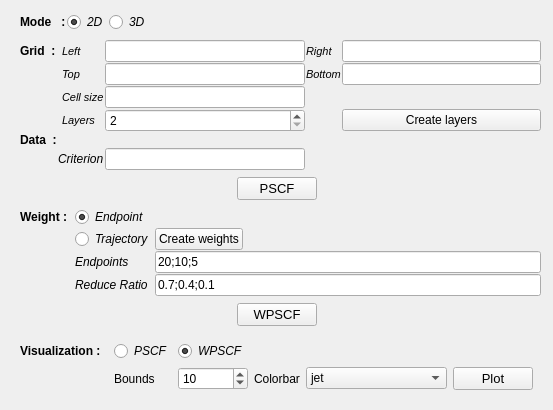
      <widget class="QWidget" name="page_pscf">
       <layout class="QGridLayout" name="gridLayout_18">
        <item row="5" column="0" colspan="3">
         <widget class="QFrame" name="frame_10">
          <property name="frameShape">
           <enum>QFrame::NoFrame</enum>
          </property>
          <property name="frameShadow">
           <enum>QFrame::Raised</enum>
          </property>
          <layout class="QGridLayout" name="gridLayout_63">
           <item row="0" column="0">
            <widget class="QLabel" name="lab_weight__pscf_2">
             <property name="font">
              <font>
               <pointsize>9</pointsize>
               <weight>75</weight>
               <italic>false</italic>
               <bold>true</bold>
               <underline>false</underline>
               <strikeout>false</strikeout>
               <stylestrategy>PreferDefault</stylestrategy>
               <kerning>true</kerning>
              </font>
             </property>
             <property name="text">
              <string>Visualization :  </string>
             </property>
            </widget>
           </item>
           <item row="2" column="1">
            <widget class="QLabel" name="label_33">
             <property name="font">
              <font>
               <pointsize>9</pointsize>
              </font>
             </property>
             <property name="text">
              <string>Bounds</string>
             </property>
            </widget>
           </item>
           <item row="2" column="2">
            <widget class="QSpinBox" name="sBox_bounds_pscf">
             <property name="font">
              <font>
               <pointsize>9</pointsize>
              </font>
             </property>
             <property name="minimum">
              <number>1</number>
             </property>
             <property name="value">
              <number>10</number>
             </property>
            </widget>
           </item>
           <item row="2" column="3">
            <widget class="QLabel" name="label_34">
             <property name="font">
              <font>
               <pointsize>9</pointsize>
              </font>
             </property>
             <property name="text">
              <string>Colorbar</string>
             </property>
            </widget>
           </item>
           <item row="2" column="4">
            <widget class="QComboBox" name="cBox_colorbar_pscf">
             <property name="font">
              <font>
               <pointsize>9</pointsize>
              </font>
             </property>
             <item>
              <property name="text">
               <string>jet</string>
              </property>
             </item>
             <item>
              <property name="text">
               <string>brewer_Spectral_11</string>
              </property>
             </item>
            </widget>
           </item>
           <item row="2" column="5">
            <widget class="QPushButton" name="btn_plot_pscf">
             <property name="font">
              <font>
               <pointsize>10</pointsize>
               <weight>50</weight>
               <italic>false</italic>
               <bold>false</bold>
               <underline>false</underline>
               <strikeout>false</strikeout>
               <stylestrategy>PreferDefault</stylestrategy>
               <kerning>true</kerning>
              </font>
             </property>
             <property name="cursor">
              <cursorShape>PointingHandCursor</cursorShape>
             </property>
             <property name="text">
              <string>Plot</string>
             </property>
            </widget>
           </item>
           <item row="0" column="1">
            <widget class="QRadioButton" name="btn_rd_pscf">
             <property name="font">
              <font>
               <pointsize>9</pointsize>
               <weight>50</weight>
               <italic>true</italic>
               <bold>false</bold>
               <underline>false</underline>
               <strikeout>false</strikeout>
               <stylestrategy>PreferDefault</stylestrategy>
               <kerning>true</kerning>
              </font>
             </property>
             <property name="text">
              <string>PSCF</string>
             </property>
             <property name="checked">
              <bool>false</bool>
             </property>
            </widget>
           </item>
           <item row="0" column="2">
            <widget class="QRadioButton" name="btn_rd_wpscf">
             <property name="font">
              <font>
               <pointsize>9</pointsize>
               <weight>50</weight>
               <italic>true</italic>
               <bold>false</bold>
               <underline>false</underline>
               <strikeout>false</strikeout>
               <stylestrategy>PreferDefault</stylestrategy>
               <kerning>true</kerning>
              </font>
             </property>
             <property name="text">
              <string>WPSCF</string>
             </property>
             <property name="checked">
              <bool>true</bool>
             </property>
            </widget>
           </item>
          </layout>
         </widget>
        </item>
        <item row="0" column="0" colspan="3">
         <widget class="QFrame" name="frame_9">
          <property name="maximumSize">
           <size>
            <width>16777215</width>
            <height>40</height>
           </size>
          </property>
          <property name="frameShape">
           <enum>QFrame::NoFrame</enum>
          </property>
          <property name="frameShadow">
           <enum>QFrame::Raised</enum>
          </property>
          <layout class="QHBoxLayout" name="horizontalLayout_2">
           <property name="spacing">
            <number>1</number>
           </property>
           <property name="leftMargin">
            <number>9</number>
           </property>
           <property name="topMargin">
            <number>1</number>
           </property>
           <property name="rightMargin">
            <number>1</number>
           </property>
           <property name="bottomMargin">
            <number>1</number>
           </property>
           <item>
            <widget class="QLabel" name="lab_mode_pscf">
             <property name="font">
              <font>
               <pointsize>9</pointsize>
               <weight>75</weight>
               <italic>false</italic>
               <bold>true</bold>
               <underline>false</underline>
               <strikeout>false</strikeout>
               <stylestrategy>PreferDefault</stylestrategy>
               <kerning>true</kerning>
              </font>
             </property>
             <property name="text">
              <string>Mode   :</string>
             </property>
            </widget>
           </item>
           <item>
            <widget class="QRadioButton" name="btn_rd_2D_pscf">
             <property name="font">
              <font>
               <pointsize>9</pointsize>
               <weight>50</weight>
               <italic>true</italic>
               <bold>false</bold>
               <underline>false</underline>
               <strikeout>false</strikeout>
               <stylestrategy>PreferDefault</stylestrategy>
               <kerning>true</kerning>
              </font>
             </property>
             <property name="cursor">
              <cursorShape>PointingHandCursor</cursorShape>
             </property>
             <property name="text">
              <string>2D</string>
             </property>
             <property name="iconSize">
              <size>
               <width>16</width>
               <height>16</height>
              </size>
             </property>
             <property name="checked">
              <bool>true</bool>
             </property>
            </widget>
           </item>
           <item>
            <widget class="QRadioButton" name="btn_rd_3D_pscf">
             <property name="font">
              <font>
               <pointsize>9</pointsize>
               <weight>50</weight>
               <italic>true</italic>
               <bold>false</bold>
               <underline>false</underline>
               <strikeout>false</strikeout>
               <stylestrategy>PreferDefault</stylestrategy>
               <kerning>true</kerning>
              </font>
             </property>
             <property name="cursor">
              <cursorShape>PointingHandCursor</cursorShape>
             </property>
             <property name="text">
              <string>3D</string>
             </property>
             <property name="checked">
              <bool>false</bool>
             </property>
            </widget>
           </item>
           <item>
            <spacer name="horizontalSpacer_7">
             <property name="orientation">
              <enum>Qt::Horizontal</enum>
             </property>
             <property name="sizeHint" stdset="0">
              <size>
               <width>40</width>
               <height>20</height>
              </size>
             </property>
            </spacer>
           </item>
          </layout>
         </widget>
        </item>
        <item row="2" column="0">
         <spacer name="horizontalSpacer_4">
          <property name="orientation">
           <enum>Qt::Horizontal</enum>
          </property>
          <property name="sizeHint" stdset="0">
           <size>
            <width>183</width>
            <height>20</height>
           </size>
          </property>
         </spacer>
        </item>
        <item row="2" column="1">
         <widget class="QPushButton" name="btn_pscf">
          <property name="font">
           <font>
            <pointsize>10</pointsize>
            <weight>50</weight>
            <italic>false</italic>
            <bold>false</bold>
            <underline>false</underline>
            <strikeout>false</strikeout>
            <stylestrategy>PreferDefault</stylestrategy>
            <kerning>true</kerning>
           </font>
          </property>
          <property name="cursor">
           <cursorShape>PointingHandCursor</cursorShape>
          </property>
          <property name="text">
           <string>PSCF</string>
          </property>
         </widget>
        </item>
        <item row="1" column="0" colspan="3">
         <widget class="QFrame" name="frame_7">
          <property name="font">
           <font>
            <pointsize>9</pointsize>
            <weight>50</weight>
            <italic>false</italic>
            <bold>false</bold>
            <underline>false</underline>
            <strikeout>false</strikeout>
            <stylestrategy>PreferDefault</stylestrategy>
            <kerning>true</kerning>
           </font>
          </property>
          <property name="frameShape">
           <enum>QFrame::NoFrame</enum>
          </property>
          <property name="frameShadow">
           <enum>QFrame::Raised</enum>
          </property>
          <layout class="QGridLayout" name="gridLayout_13">
           <property name="topMargin">
            <number>1</number>
           </property>
           <property name="rightMargin">
            <number>1</number>
           </property>
           <property name="bottomMargin">
            <number>1</number>
           </property>
           <property name="spacing">
            <number>1</number>
           </property>
           <item row="0" column="4">
            <widget class="QLabel" name="lab_right_pscf">
             <property name="font">
              <font>
               <pointsize>8</pointsize>
               <weight>50</weight>
               <italic>true</italic>
               <bold>false</bold>
               <underline>false</underline>
               <strikeout>false</strikeout>
               <stylestrategy>PreferDefault</stylestrategy>
               <kerning>true</kerning>
              </font>
             </property>
             <property name="text">
              <string>Right</string>
             </property>
             <property name="indent">
              <number>0</number>
             </property>
            </widget>
           </item>
           <item row="0" column="5">
            <widget class="QLineEdit" name="ledit_right_pscf">
             <property name="text">
              <string/>
             </property>
            </widget>
           </item>
           <item row="0" column="3">
            <widget class="QLineEdit" name="ledit_left_pscf">
             <property name="enabled">
              <bool>true</bool>
             </property>
             <property name="maximumSize">
              <size>
               <width>16777215</width>
               <height>16777215</height>
              </size>
             </property>
             <property name="text">
              <string/>
             </property>
            </widget>
           </item>
           <item row="1" column="3">
            <widget class="QLineEdit" name="ledit_top_pscf">
             <property name="text">
              <string/>
             </property>
            </widget>
           </item>
           <item row="2" column="3">
            <widget class="QLineEdit" name="ledit_cell_size_pscf">
             <property name="text">
              <string/>
             </property>
            </widget>
           </item>
           <item row="2" column="2">
            <widget class="QLabel" name="lab_cell_size_pscf">
             <property name="font">
              <font>
               <pointsize>8</pointsize>
               <weight>50</weight>
               <italic>true</italic>
               <bold>false</bold>
               <underline>false</underline>
               <strikeout>false</strikeout>
               <stylestrategy>PreferDefault</stylestrategy>
               <kerning>true</kerning>
              </font>
             </property>
             <property name="text">
              <string>Cell size</string>
             </property>
             <property name="indent">
              <number>0</number>
             </property>
            </widget>
           </item>
           <item row="3" column="2">
            <widget class="QLabel" name="lab_layers_pscf">
             <property name="font">
              <font>
               <pointsize>8</pointsize>
               <weight>50</weight>
               <italic>true</italic>
               <bold>false</bold>
               <underline>false</underline>
               <strikeout>false</strikeout>
               <stylestrategy>PreferDefault</stylestrategy>
               <kerning>true</kerning>
              </font>
             </property>
             <property name="text">
              <string>Layers</string>
             </property>
             <property name="indent">
              <number>0</number>
             </property>
            </widget>
           </item>
           <item row="5" column="3">
            <widget class="QLineEdit" name="ledit_criterion_pscf"/>
           </item>
           <item row="1" column="4">
            <widget class="QLabel" name="lab_bottom_pscf">
             <property name="font">
              <font>
               <pointsize>8</pointsize>
               <weight>50</weight>
               <italic>true</italic>
               <bold>false</bold>
               <underline>false</underline>
               <strikeout>false</strikeout>
               <stylestrategy>PreferDefault</stylestrategy>
               <kerning>true</kerning>
              </font>
             </property>
             <property name="text">
              <string>Bottom</string>
             </property>
             <property name="margin">
              <number>0</number>
             </property>
             <property name="indent">
              <number>0</number>
             </property>
             <property name="textInteractionFlags">
              <set>Qt::LinksAccessibleByMouse</set>
             </property>
            </widget>
           </item>
           <item row="0" column="0" colspan="2">
            <widget class="QLabel" name="lab_Grid_pscf">
             <property name="font">
              <font>
               <pointsize>9</pointsize>
               <weight>75</weight>
               <italic>false</italic>
               <bold>true</bold>
               <underline>false</underline>
               <strikeout>false</strikeout>
               <stylestrategy>PreferDefault</stylestrategy>
               <kerning>false</kerning>
              </font>
             </property>
             <property name="text">
              <string>Grid  :</string>
             </property>
            </widget>
           </item>
           <item row="1" column="5">
            <widget class="QLineEdit" name="ledit_bottom_pscf">
             <property name="text">
              <string/>
             </property>
            </widget>
           </item>
           <item row="1" column="2">
            <widget class="QLabel" name="lab_top_pscf">
             <property name="font">
              <font>
               <pointsize>8</pointsize>
               <weight>50</weight>
               <italic>true</italic>
               <bold>false</bold>
               <underline>false</underline>
               <strikeout>false</strikeout>
               <stylestrategy>PreferDefault</stylestrategy>
               <kerning>true</kerning>
              </font>
             </property>
             <property name="text">
              <string>Top</string>
             </property>
             <property name="indent">
              <number>0</number>
             </property>
            </widget>
           </item>
           <item row="5" column="1" colspan="2">
            <widget class="QLabel" name="lab_criterion_pscf">
             <property name="font">
              <font>
               <pointsize>9</pointsize>
               <weight>50</weight>
               <italic>true</italic>
               <bold>false</bold>
               <underline>false</underline>
               <strikeout>false</strikeout>
               <stylestrategy>PreferDefault</stylestrategy>
               <kerning>true</kerning>
              </font>
             </property>
             <property name="text">
              <string>Criterion</string>
             </property>
            </widget>
           </item>
           <item row="0" column="2">
            <widget class="QLabel" name="lab_left_pscf">
             <property name="font">
              <font>
               <pointsize>8</pointsize>
               <weight>50</weight>
               <italic>true</italic>
               <bold>false</bold>
               <underline>false</underline>
               <strikeout>false</strikeout>
               <stylestrategy>PreferDefault</stylestrategy>
               <kerning>true</kerning>
              </font>
             </property>
             <property name="text">
              <string>Left</string>
             </property>
             <property name="indent">
              <number>0</number>
             </property>
            </widget>
           </item>
           <item row="3" column="5">
            <widget class="QPushButton" name="btn_create_layers_pscf">
             <property name="cursor">
              <cursorShape>PointingHandCursor</cursorShape>
             </property>
             <property name="text">
              <string>Create layers</string>
             </property>
            </widget>
           </item>
           <item row="3" column="3">
            <widget class="QSpinBox" name="sBox_layers_pscf">
             <property name="minimum">
              <number>2</number>
             </property>
             <property name="maximum">
              <number>999999999</number>
             </property>
            </widget>
           </item>
           <item row="4" column="0">
            <widget class="QLabel" name="lab_Data_pscf">
             <property name="font">
              <font>
               <pointsize>9</pointsize>
               <weight>75</weight>
               <italic>false</italic>
               <bold>true</bold>
               <underline>false</underline>
               <strikeout>false</strikeout>
               <stylestrategy>PreferDefault</stylestrategy>
               <kerning>true</kerning>
              </font>
             </property>
             <property name="text">
              <string>Data  :</string>
             </property>
            </widget>
           </item>
          </layout>
         </widget>
        </item>
        <item row="3" column="0" colspan="3">
         <widget class="QFrame" name="frame_11">
          <property name="font">
           <font>
            <pointsize>9</pointsize>
            <weight>50</weight>
            <italic>false</italic>
            <bold>false</bold>
            <underline>false</underline>
            <strikeout>false</strikeout>
            <stylestrategy>PreferDefault</stylestrategy>
            <kerning>true</kerning>
           </font>
          </property>
          <property name="frameShape">
           <enum>QFrame::NoFrame</enum>
          </property>
          <property name="frameShadow">
           <enum>QFrame::Raised</enum>
          </property>
          <layout class="QGridLayout" name="gridLayout_10">
           <property name="leftMargin">
            <number>9</number>
           </property>
           <property name="topMargin">
            <number>1</number>
           </property>
           <property name="rightMargin">
            <number>1</number>
           </property>
           <property name="bottomMargin">
            <number>1</number>
           </property>
           <property name="spacing">
            <number>1</number>
           </property>
           <item row="2" column="2" colspan="3">
            <widget class="QLineEdit" name="ledit_weight_pscf">
             <property name="text">
              <string>20;10;5</string>
             </property>
            </widget>
           </item>
           <item row="0" column="0">
            <widget class="QLabel" name="lab_weight__pscf">
             <property name="font">
              <font>
               <pointsize>9</pointsize>
               <weight>75</weight>
               <italic>false</italic>
               <bold>true</bold>
               <underline>false</underline>
               <strikeout>false</strikeout>
               <stylestrategy>PreferDefault</stylestrategy>
               <kerning>true</kerning>
              </font>
             </property>
             <property name="text">
              <string>Weight :  </string>
             </property>
            </widget>
           </item>
           <item row="0" column="1">
            <widget class="QRadioButton" name="btn_rd_endpoint_pscf">
             <property name="font">
              <font>
               <pointsize>9</pointsize>
               <weight>50</weight>
               <italic>true</italic>
               <bold>false</bold>
               <underline>false</underline>
               <strikeout>false</strikeout>
               <stylestrategy>PreferDefault</stylestrategy>
               <kerning>true</kerning>
              </font>
             </property>
             <property name="cursor">
              <cursorShape>PointingHandCursor</cursorShape>
             </property>
             <property name="text">
              <string>Endpoint</string>
             </property>
             <property name="checked">
              <bool>true</bool>
             </property>
            </widget>
           </item>
           <item row="1" column="2">
            <widget class="QPushButton" name="btn_create_weights_pscf">
             <property name="cursor">
              <cursorShape>PointingHandCursor</cursorShape>
             </property>
             <property name="text">
              <string>Create weights</string>
             </property>
            </widget>
           </item>
           <item row="3" column="2" colspan="3">
            <widget class="QLineEdit" name="ledit_reduce_ratio_pscf">
             <property name="text">
              <string>0.7;0.4;0.1</string>
             </property>
            </widget>
           </item>
           <item row="3" column="1">
            <widget class="QLabel" name="lab_reduce_ratio_pscf">
             <property name="font">
              <font>
               <pointsize>9</pointsize>
               <weight>50</weight>
               <italic>true</italic>
               <bold>false</bold>
               <underline>false</underline>
               <strikeout>false</strikeout>
               <stylestrategy>PreferDefault</stylestrategy>
               <kerning>true</kerning>
              </font>
             </property>
             <property name="text">
              <string>Reduce Ratio</string>
             </property>
            </widget>
           </item>
           <item row="2" column="1">
            <widget class="QLabel" name="lab_weight_traj_endp_pscf">
             <property name="font">
              <font>
               <pointsize>9</pointsize>
               <weight>50</weight>
               <italic>true</italic>
               <bold>false</bold>
               <underline>false</underline>
               <strikeout>false</strikeout>
               <stylestrategy>PreferDefault</stylestrategy>
               <kerning>true</kerning>
              </font>
             </property>
             <property name="text">
              <string>Endpoints</string>
             </property>
            </widget>
           </item>
           <item row="1" column="1">
            <widget class="QRadioButton" name="btn_rd_trajectory_pscf">
             <property name="font">
              <font>
               <pointsize>9</pointsize>
               <weight>50</weight>
               <italic>true</italic>
               <bold>false</bold>
               <underline>false</underline>
               <strikeout>false</strikeout>
               <stylestrategy>PreferDefault</stylestrategy>
               <kerning>true</kerning>
              </font>
             </property>
             <property name="cursor">
              <cursorShape>PointingHandCursor</cursorShape>
             </property>
             <property name="tabletTracking">
              <bool>true</bool>
             </property>
             <property name="text">
              <string>Trajectory</string>
             </property>
            </widget>
           </item>
           <item row="1" column="3">
            <spacer name="horizontalSpacer_19">
             <property name="orientation">
              <enum>Qt::Horizontal</enum>
             </property>
             <property name="sizeHint" stdset="0">
              <size>
               <width>40</width>
               <height>20</height>
              </size>
             </property>
            </spacer>
           </item>
          </layout>
         </widget>
        </item>
        <item row="2" column="2">
         <spacer name="horizontalSpacer_9">
          <property name="orientation">
           <enum>Qt::Horizontal</enum>
          </property>
          <property name="sizeHint" stdset="0">
           <size>
            <width>183</width>
            <height>20</height>
           </size>
          </property>
         </spacer>
        </item>
        <item row="4" column="2">
         <spacer name="horizontalSpacer_22">
          <property name="orientation">
           <enum>Qt::Horizontal</enum>
          </property>
          <property name="sizeHint" stdset="0">
           <size>
            <width>40</width>
            <height>20</height>
           </size>
          </property>
         </spacer>
        </item>
        <item row="4" column="1">
         <widget class="QPushButton" name="btn_wpscf">
          <property name="font">
           <font>
            <pointsize>10</pointsize>
            <weight>50</weight>
            <italic>false</italic>
            <bold>false</bold>
            <underline>false</underline>
            <strikeout>false</strikeout>
            <stylestrategy>PreferDefault</stylestrategy>
            <kerning>true</kerning>
           </font>
          </property>
          <property name="cursor">
           <cursorShape>PointingHandCursor</cursorShape>
          </property>
          <property name="text">
           <string>WPSCF</string>
          </property>
         </widget>
        </item>
        <item row="4" column="0">
         <spacer name="horizontalSpacer_21">
          <property name="orientation">
           <enum>Qt::Horizontal</enum>
          </property>
          <property name="sizeHint" stdset="0">
           <size>
            <width>40</width>
            <height>20</height>
           </size>
          </property>
         </spacer>
        </item>
       </layout>
      </widget>
